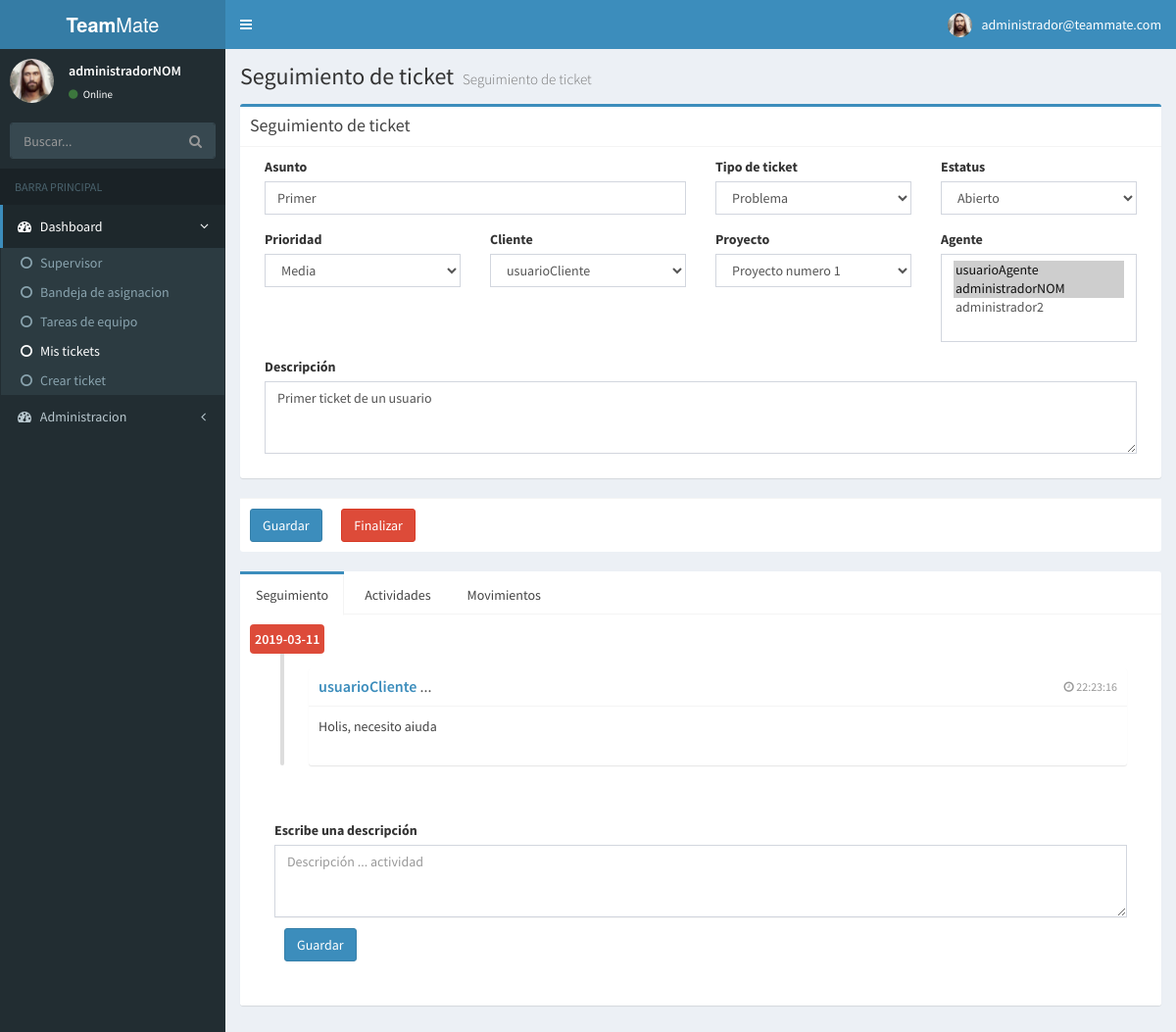
/seguir.php?id=7 (signed in), run on the app's committed database.
### tables this page shows
CREATE TABLE `help_desk_ticket` (
  `id_ticket` int(11) NOT NULL,
  `subject` varchar(254) NOT NULL,
  `descrip` longtext,
  `ind_asign` int(11) DEFAULT NULL,
  `sub_date` datetime(6) NOT NULL,
  `due_date` datetime(6) DEFAULT NULL,
  `close_date` datetime(6) DEFAULT NULL,
  `priority_id_id` int(11) DEFAULT NULL,
  `project_id_id` int(11) NOT NULL,
  `status_id_id` int(11) DEFAULT NULL,
  `type_id_id` int(11) NOT NULL,
  `user_id_id` varchar(20) NOT NULL,
  `activo` int(11) NOT NULL
);

CREATE TABLE `help_desk_ticket_type` (
  `id_tipo` int(11) NOT NULL,
  `tipo` varchar(20) NOT NULL
);

CREATE TABLE `help_desk_ticket_stats` (
  `id` int(11) NOT NULL,
  `descrip` varchar(20) NOT NULL,
  `type` varchar(35) NOT NULL
);

CREATE TABLE `help_desk_ticket_priority` (
  `id_prioridad` int(11) NOT NULL,
  `prioridad` varchar(15) NOT NULL
);

CREATE TABLE `help_desk_client` (
  `id` int(11) NOT NULL,
  `name` varchar(50) NOT NULL,
  `email` varchar(254) DEFAULT NULL,
  `telephone` varchar(25) DEFAULT NULL,
  `job_title` varchar(50) DEFAULT NULL,
  `profile_picture` varchar(100) NOT NULL,
  `company_id_id` int(11) NOT NULL,
  `fk_username_cliente` varchar(40) NOT NULL
);

CREATE TABLE `help_desk_project` (
  `id` int(11) NOT NULL,
  `descrip_p` varchar(100) NOT NULL,
  `ind_suspend` int(11) DEFAULT NULL
);

CREATE TABLE `help_desk_ticket_asign` (
  `id` int(11) NOT NULL,
  `asign_date` datetime(6) DEFAULT NULL,
  `ticket_id_id` int(11) DEFAULT NULL,
  `user_agent_id_id` int(11) DEFAULT NULL,
  `user_client_id_id` int(11) DEFAULT NULL
);

CREATE TABLE `help_desk_agent` (
  `id` int(11) NOT NULL,
  `name` varchar(50) NOT NULL,
  `email` varchar(254) DEFAULT NULL,
  `telephone` varchar(25) DEFAULT NULL,
  `job_title` varchar(50) DEFAULT NULL,
  `ind_supervisor` int(11) DEFAULT NULL,
  `ind_suspend` int(11) DEFAULT NULL,
  `profile_picture` varchar(100) NOT NULL,
  `team_id_id` int(11) NOT NULL,
  `fk_username_agente` varchar(20) NOT NULL
);

CREATE TABLE `help_desk_ticket_activity` (
  `id` int(11) NOT NULL,
  `descrip` longtext NOT NULL,
  `sub_date` date NOT NULL,
  `time` time NOT NULL,
  `activ_type_id_id` int(11) NOT NULL,
  `ticket_id_id` int(11) NOT NULL,
  `user_agent_id_id` varchar(50) NOT NULL
);

### funciones/funciones.php (called while the page is built, shortened)
	<?php
function selectTicketId($id){
  require('conexion/connect_db.php');
  $sql="SELECT * FROM help_desk_ticket WHERE id_ticket=$id";
  $resultado=$link->query($sql);
  return $resultado;
}
function selectImagen($id){
   require('conexion/connect_db.php');
    $sql="SELECT profile_picture FROM help_desk_user_account WHERE username=\"$id\"";
    $resultado=$link->query($sql);
    return $resultado;
}
  function selectTipos(){
    require('conexion/connect_db.php');
    $sql="SELECT id_tipo, tipo FROM help_desk_ticket_type";
    $resultado=$link->query($sql);
    return $resultado;
  }
  function selectEstados(){
    require('conexion/connect_db.php');
    $sql="SELECT * FROM help_desk_ticket_stats";
    $resultado=$link->query($sql);
    return $resultado;
  }
  function selectPrioridad(){
    require('conexion/connect_db.php');
    $sql="SELECT id_prioridad, prioridad FROM help_desk_ticket_priority";
    $resultado=$link->query($sql);
    return $resultado;
  }
  function selectCliente(){
    require('conexion/connect_db.php');
    $sql="SELECT * FROM help_desk_client";
    $resultado=$link->query($sql);
    return $resultado;
  }
  function selectAgente(){
    require('conexion/connect_db.php');
    $sql="SELECT id, name FROM help_desk_agent";
    $resultado=$link->query($sql);
    return $resultado;
  }
  function selectProyecto(){
    require('conexion/connect_db.php');
    $sql="SELECT id, descrip_p FROM help_desk_project";
    $resultado=$link->query($sql);
    return $resultado;
  }
  function selectAsign($asign){
    require('conexion/connect_db.php');
    $sql="SELECT ticket_id_id FROM help_desk_ticket_asign WHERE user_agent_id_id=$asign";
    $resultado=$link->query($sql);
    while ($row=mysqli_fetch_array($resultado)) {
        $agente=$row['ticket_id_id'];
    }
    return $agente;
  }
function selectActividades($id){
  require('conexion/connect_db.php');
  $sql="SELECT * FROM help_desk_ticket_activity TA WHERE TA.ticket_id_id=\"$id\" ORDER BY TA.id ASC";
  $resultado=$link->query($sql);
    return $resultado;
}
?>

### seguir.php (the view, shortened to what this page needs)
<?php
switch ($_SESSION['type']) {
  case 1:
require('funciones/funciones.php');
?>
<!DOCTYPE html>
<html>
<head>
  <link rel="stylesheet" href="bower_components/bootstrap/dist/css/bootstrap.min.css">
  <link rel="stylesheet" href="bower_components/font-awesome/css/font-awesome.min.css">
  <link rel="stylesheet" href="bower_components/Ionicons/css/ionicons.min.css">
  <link rel="stylesheet" href="bower_components/datatables.net-bs/css/dataTables.bootstrap.min.css">
  <link rel="stylesheet" href="dist/css/AdminLTE.min.css">
  <link rel="stylesheet" href="dist/css/skins/_all-skins.min.css">
  <link rel="stylesheet" href="bower_components/select2/dist/css/select2.min.css">
</head>
<body class="hold-transition skin-blue sidebar-mini">
<div class="wrapper">
  <header class="main-header">
    <a href="dashboard.php" class="logo">
      <span class="logo-lg"><b>Team</b>Mate</span>
    </a>
    <nav class="navbar navbar-static-top">
      <a href="#" class="sidebar-toggle" data-toggle="push-menu" role="button">
      </a>
      <div class="navbar-custom-menu">
        <ul class="nav navbar-nav">
          <li class="dropdown user user-menu">
            <a href="#" class="dropdown-toggle" data-toggle="dropdown">
                            <?php $imagen=selectImagen($_SESSION['username']);
                    if ($imagen2=mysqli_fetch_array($imagen)) {
                        $img=$imagen2['profile_picture'];
                    }
             echo "<img src=\"imagenes/$img\" class=\"user-image\" alt=\"User Image\">" ?>
              <span class="hidden-xs"><?php echo $_SESSION["correo"];?></span>
            </a>
          </li>
        </ul>
      </div>
    </nav>
  </header>
  <aside class="main-sidebar">
    <section class="sidebar">
      <div class="user-panel">
        <div class="pull-left image">
          <?php echo "<img src=\"imagenes/$img\" class=\"img-circle\" alt=\"User Image\">" ?>
        </div>
        <div class="pull-left info">
          <p><?php echo $_SESSION['username']; ?></p>
          <a href="#"><i class="fa fa-circle text-success"></i> Online</a>
        </div>
      </div>
      <form action="#" method="get" class="sidebar-form">
        <div class="input-group">
          <input type="text" name="q" class="form-control" placeholder="Buscar...">
          <span class="input-group-btn">
                <button type="submit" name="search" id="search-btn" class="btn btn-flat"><i class="fa fa-search"></i>
                </button>
              </span>
        </div>
      </form>
      <ul class="sidebar-menu" data-widget="tree">
        <li class="header">BARRA PRINCIPAL</li>
        <li class="active treeview menu-open">
          <a href="#">
            <i class="fa fa-dashboard"></i> <span>Dashboard</span>
            <span class="pull-right-container">
              <i class="fa fa-angle-left pull-right"></i>
            </span>
          </a>
         <ul class="treeview-menu">
            <li><a href="dashboard.php"><i class="fa fa-circle-o"></i>Supervisor</a></li>
            <li><a href="bandeja.php"><i class="fa fa-circle-o"></i>Bandeja de asignacion</a></li>
            <li><a href="teamtask.php"><i class="fa fa-circle-o"></i>Tareas de equipo</a></li>
            <li class="active"><a href="mistickets.php"><i class="fa fa-circle-o"></i>Mis tickets</a></li>
            <li><a href="crearticketsup.php"><i class="fa fa-circle-o"></i>Crear ticket</a></li>
          </ul>
        </li>
       <li class="treeview">
          <a href="#">
            <i class="fa fa-dashboard"></i> <span>Administracion</span>
            <span class="pull-right-container">
              <i class="fa fa-angle-left pull-right"></i>
            </span>
          </a>
        </li>
      </ul>
    </section>
  </aside>
  <div class="content-wrapper">
    <section class="content-header">
      <h1>
        Seguimiento de ticket
        <small>Seguimiento de ticket</small>
      </h1>
    </section>
    <section class="content">
       <div class="box box-primary">
            <div class="box-header with-border">
              <h3 class="box-title">Seguimiento de ticket</h3>
            </div>
            <form role="form" method="post" action="funciones/actualizarSeguimiento.php">
              <div class="box-body">
                <div class="form-group col-xs-6">
                  <label for="asunto">Asunto</label>
                  <?php
                    $resultado=selectTicketId($_GET['id']);
                    $aidi=$_GET['id'];
                    if($renglon1=mysqli_fetch_array($resultado)){
                    echo "<input type=text class=form-control id=asunto name=asunto placeholder=Asunto value={$renglon1['subject']}>";
                    }
                  ?>
                </div>
                <div class="form-group col-xs-3">
                  <label for="tipo">Tipo de ticket</label>
                    <select class="form-control" id="tipo" required="" name="tipoTicket">
                       <?php
                          $resultado2=selectTipos();
                           while ($renglon=mysqli_fetch_array($resultado2)){
                            echo '<option value='.$renglon['id_tipo'].' '.($renglon1['type_id_id']==$renglon['id_tipo'] ? 'selected="selected"' : '').'>'.$renglon['tipo'].'</option>';
                        }
                      ?>
                    </select>
                </div>
                <div class="form-group col-xs-3">
                  <label for="estatus">Estatus</label>
                    <select class="form-control" id="estatus" name="estatus">
                       <?php
                          $resultado2=selectEstados();
                           while ($renglon=mysqli_fetch_array($resultado2)){
                           echo '<option value='.$renglon['id'].' '.($renglon1['status_id_id']==$renglon['id'] ? 'selected="selected"' . $tip=$renglon['id'] : '').'>'.$renglon['descrip'].'</option>';
                        }
                      ?>
                    </select>
                </div>
                <div class="form-group col-xs-3">
                  <label for="prioridad">Prioridad</label>
                    <select class="form-control" id="prioridad" name="prioridad">
                      <?php
                          $resultado2=selectPrioridad();
                           while ($renglon=mysqli_fetch_array($resultado2)){
                            echo '<option value='.$renglon['id_prioridad'].' '.($renglon1['priority_id_id']==$renglon['id_prioridad'] ? 'selected="selected"' : '').'>'.$renglon['prioridad'].'</option>';
                        }
                      ?>
                    </select>
                </div>
                <div class="form-group col-xs-3">
                  <label for="cliente">Cliente</label>
                    <select class="form-control" id="cliente" name="cliente">
                       <?php
                          $resultado2=selectCliente();
                           while ($renglon=mysqli_fetch_array($resultado2)){
                            echo '<option value='.$renglon['id'].' '.($renglon1['user_id_id']==$renglon['fk_username_cliente'] ? 'selected="selected"' : '').'>'.$renglon['name'].'</option>';
                        }
                      ?>
                    </select>
                </div>
                 <div class="form-group col-xs-3">
                  <label for="proyecto">Proyecto</label>
                    <select class="form-control" id="proyecto" name="proyecto">
                      <?php
                          $resultado2=selectProyecto();
                           while ($renglon=mysqli_fetch_array($resultado2)){
                            echo '<option value='.$renglon['id'].' '.($renglon1['project_id_id']==$renglon['id'] ? 'selected="selected"' : '').'>'.$renglon['descrip_p'].'</option>';
                        }
                      ?>
                    </select>
                 </div>
                 <div class="form-group col-xs-3">
                  <label for="agente">Agente</label>
                    <select class="form-control select2" multiple="multiple" name="agentes[]" data-placeholder="Selecciona agentes"
                        style="width: 100%;">
                      <?php
                          $resultado2=selectAgente();
                           while ($renglon=mysqli_fetch_array($resultado2)){
                            $resAgente =selectAsign($renglon['id']);
                            echo '<option value='.$renglon['id'].' '.($resAgente==$aidi ? 'selected="selected"' : '').'>'.$renglon['name'].'</option>';
                        }
                      ?>
                  </select>
                 </div>
                 <div class="form-group col-xs-12">
                  <label>Descripción</label>
                  <?php
                    $resultado=selectTicketId($_GET['id']);
                    if($renglon=mysqli_fetch_array($resultado)){
                      echo "<textarea class=form-control rows=3 name=descripcion placeholder=Descripción .. >{$renglon['descrip']}</textarea>";
                    }
                  ?>
                </div>
                </div>
              </div>
              <div class="box-footer">
                <button type="submit" class="btn btn-primary" value="1" name="guardarSeguir">Guardar</button>
                <button type="submit" class="btn btn-danger" value="2">Finalizar</button>
              </div>
            <br>
    <div class="nav-tabs-custom">
            <ul class="nav nav-tabs">
              <li class="active"><a href="#activity" data-toggle="tab">Seguimiento</a></li>
              <li><a href="#historial" data-toggle="tab">Actividades</a></li>
              <li><a href="#movimietos" data-toggle="tab">Movimientos</a></li>
            </ul>
           <div class="tab-content">
              <div class="active tab-pane" id="activity">
                <ul class="timeline">
                <?php
                $idTicket=$_GET['id'];
                $resultadoAct=selectActividades($idTicket);
                while ($renglonAct=mysqli_fetch_array($resultadoAct)){
                ?>
                  <li class="time-label">
                   <span class="bg-red"> <?php echo $renglonAct['sub_date']; ?> </span>
                  </li>
                <li>
               <div class="timeline-item">
                 <span class="time"><i class="fa fa-clock-o"></i> <?php echo $renglonAct['time']; ?> </span>
                   <h3 class="timeline-header"><a href="#"> <?php echo $renglonAct['user_agent_id_id']; ?> </a> ...</h3>
                   <div class="timeline-body"><?php echo $renglonAct['descrip']; ?></div>
              <div class="timeline-footer">
            </div>
        </div>
      </li>
      <?php
        }
      ?>
    </ul>
        <form id="frmajax" role="form" method="post">
              <div class="box-body">
                <div class="form-group col-xs-6">
                   </div>
                    <div class="form-group col-xs-12">
                          <label>Escribe una descripción</label>
                           <textarea class="form-control" rows="3" placeholder="Descripción ... actividad" name="desActividad"></textarea>
                          <div class="box-footer">
                              <button class="btn btn-primary" id="btnguardar">Guardar</button>
                          </div>
                    </div>
              </div>
        </form>
   </div>
  </div>
    </section>
  </div>
</body>
</html>
<?php
break;
  ?>
<?php
}
?>

### data on the page
help_desk_ticket: asunto "Primer", tipoTicket "Problema", estatus "Abierto", prioridad "Media", cliente "usuarioCliente", proyecto "Proyecto numero 1", descripcion "Primer ticket de un usuario"
help_desk_ticket_asign: ticket_id.name "usuarioAgente ☑ / administradorNOM ☑ / administrador2"
help_desk_ticket_activity: sub_date "2019-03-11", time "22:23:16", user_agent_id "usuarioCliente", descrip "Holis, necesito aiuda"

### other printed values
$_SESSION["correo"] "administrador@teammate.com"
$_SESSION['username'] "administradorNOM"
